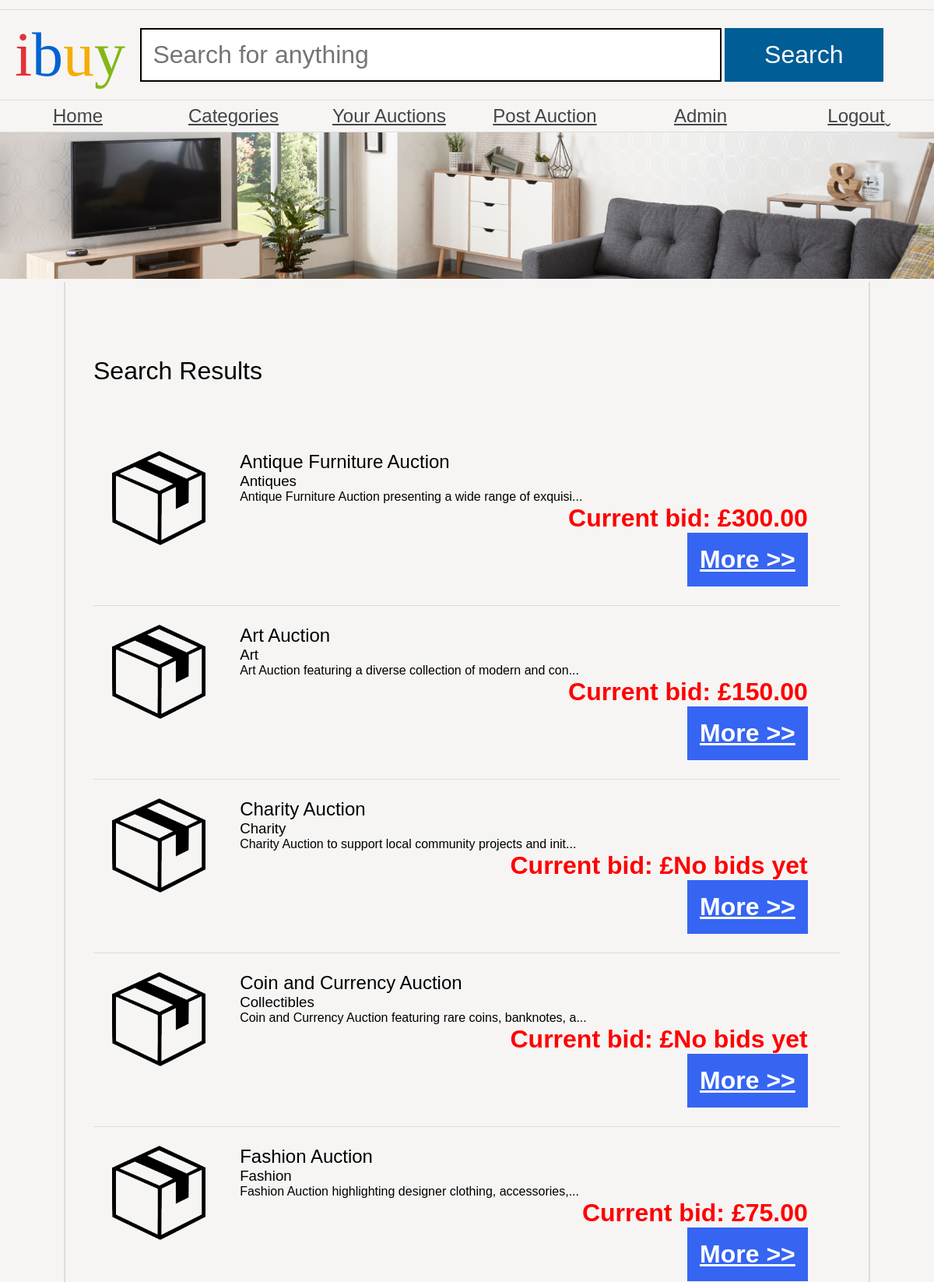
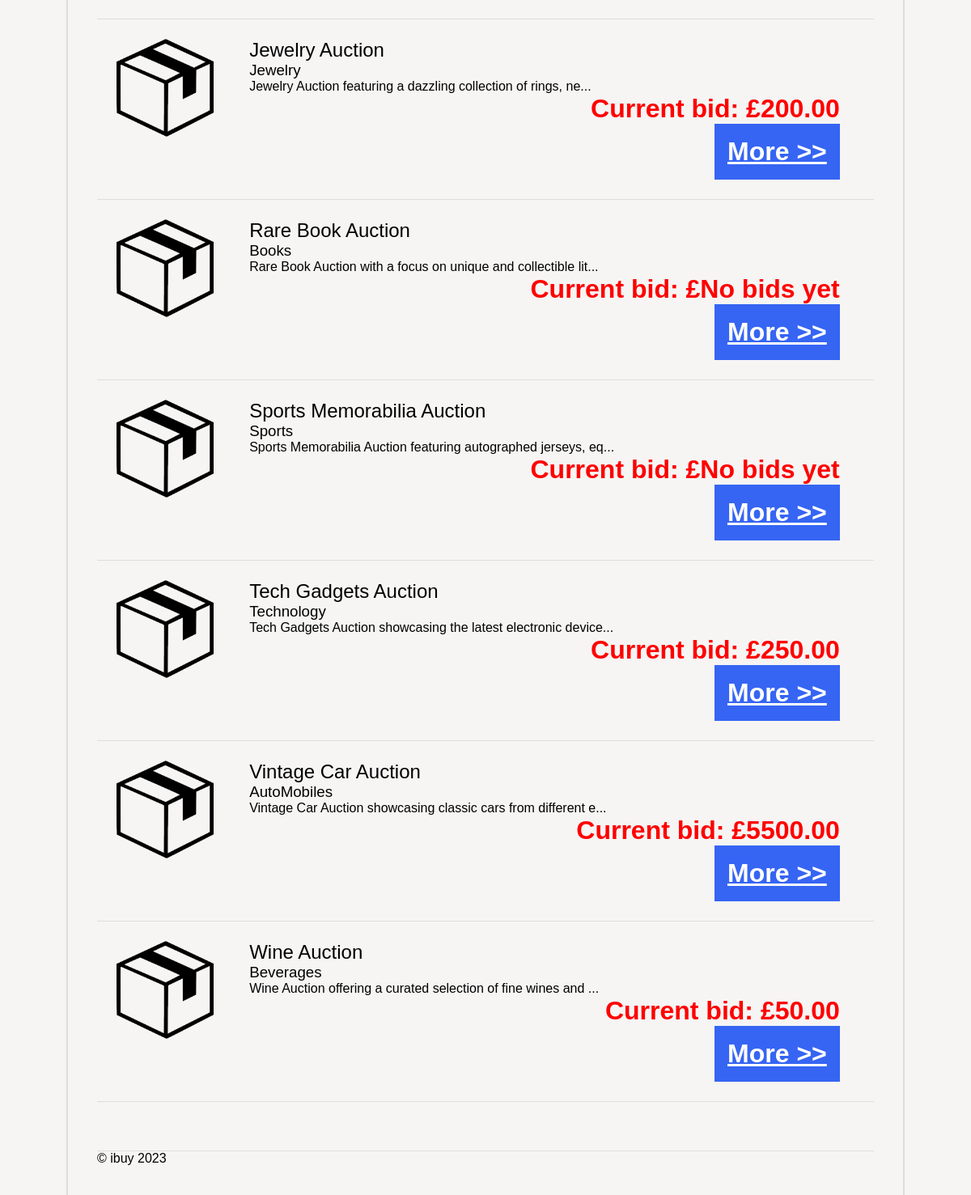
Screenshot of /browse_products.php (signed in) with the database file from the repository (2 pictures, top to bottom).
### tables this page shows
CREATE TABLE `auctions` (
  `auction_name` VARCHAR(90) NOT NULL PRIMARY KEY,
  `auctioneer` VARCHAR(90) DEFAULT NULL,
  `auctionDate` DATE DEFAULT NULL,
  `auction_end_time` TIMESTAMP DEFAULT NULL,  
  `categoryName` VARCHAR(20) DEFAULT NULL,
  `Description` LONGTEXT
);

### browse_products.php (the view, shortened to what this page needs)
<?php
require('dataconnection/configuration.php');
$searchTerm = $_GET['search'] ?? '';
$categoryName = $_GET['category'] ?? '';
$sql = "SELECT a.* FROM auctions AS a
        INNER JOIN categories AS c ON a.categoryName = c.categoryName
        WHERE (a.auction_name LIKE :searchTerm OR a.Description LIKE :searchTerm)
        AND (BINARY c.categoryName = :categoryName OR :categoryName = '')";
$stmt = $pdo->prepare($sql);
$stmt->bindValue(':searchTerm', "%$searchTerm%", PDO::PARAM_STR);
$stmt->bindValue(':categoryName', $categoryName, PDO::PARAM_STR);
$stmt->execute();
$products = $stmt->fetchAll(PDO::FETCH_ASSOC);
?>
<!DOCTYPE html>
<html>
<head>
    <link rel="stylesheet" href="ibuy.css" />
</head>
<body>
<header>
    <h1><span class="i">i</span><span class="b">b</span><span class="u">u</span><span class="y">y</span></h1>
    <form action="browse_products.php" method="get">
        <input type="text" name="search" placeholder="Search for anything" />
        <input type="submit" name="submit" value="Search" />
    </form>
</header>
<nav>
    <ul>
        <li><a class="categoryLink" href="user_dashboard.php">Home</a></li>
        <li class="dropdown">
            <a href="#" class="categoryLink">Categories</a>
        </li>
            <li><a class="categoryLink" href="user_auctions.php">Your Auctions</a></li>
            <li><a class="categoryLink" href="post_auction.php">Post Auction</a></li>
            <li><a class="categoryLink" href="\Admin\adminlogin.php">Admin</a></li>
            <li><a class="categoryLink" href="logout.php">Logout</a></li>
        </ul>
    </nav>
<img src="banners/1.jpg" alt="Banner" />
<main>
    <h1>Search Results</h1>
    <ul class="productList">
        <?php foreach ($products as $product) { ?>
            <li>
                <img src="product.png" alt="<?php echo htmlspecialchars($product['auction_name']); ?>" />
                <article>
                    <h2><?php echo htmlspecialchars($product['auction_name']); ?></h2>
                    <h3><?php echo getCategoryName($product['categoryName'], $pdo); ?></h3>
                    <?php
                    $description = $product['Description'];
                    $maxDescriptionLength = 60;
                    if (strlen($description) > $maxDescriptionLength) {
                        $shortenedDescription = substr($description, 0, $maxDescriptionLength) . '...';
                        echo '<p>' . htmlspecialchars($shortenedDescription) . '</p>';
                    } else {
                        echo '<p>' . htmlspecialchars($description) . '</p>';
                    }
                    $currentBid = getCurrentBidAmount($product['auction_name'], $pdo);
                    echo '<p class="price">Current bid: £' . htmlspecialchars($currentBid) . '</p>';
                    ?>
                    <a href="auction_details.php?auction_name=<?php echo urlencode($product['auction_name']); ?>" class="more auctionLink">More &gt;&gt;</a>
                </article>
            </li>
        <?php } ?>
    </ul>
<?php
function getCategoryName($categoryName, $pdo) {
    $query = "SELECT categoryName FROM categories WHERE categoryName = :categoryName";
    $stmt = $pdo->prepare($query);
    $stmt->bindParam(':categoryName', $categoryName, PDO::PARAM_STR);
    $stmt->execute();
    $result = $stmt->fetch(PDO::FETCH_ASSOC);
    return $result['categoryName'];
}
function getCurrentBidAmount($auctionName, $pdo) {
    $query = "SELECT MAX(bidAmount) AS currentBid FROM bids WHERE auction_name = :auctionName";
    $stmt = $pdo->prepare($query);
    $stmt->bindParam(':auctionName', $auctionName, PDO::PARAM_STR);
    $stmt->execute();
    $result = $stmt->fetch(PDO::FETCH_ASSOC);
    if ($result['currentBid']) {
        return $result['currentBid'];
    } else {
        return 'No bids yet';
    }
}
?>
        <footer>
        &copy; ibuy <?php echo date("Y"); ?>
    </footer>
    </main>
</body>
</html>

### ibuy.css (style rules this page uses)
* { margin: 0; padding: 0; }
body { font-family: 'Oxygen-Regular', sans-serif; background-color: #f6f5f4; max-width: 100vw; overflow-x: hidden; }
h1, h2, h3, h4 { font-weight: normal; }
a, a:visited { color: #444; }
header { margin-top: 1vw; font-family: 'Univers-Light-Normal'; display: grid; grid-template-columns: 15% 85%; align-items: center; padding-top: 1vw; padding-bottom: 1vw; border-top: 1px solid #ddd; border-bottom: 1px solid #ddd; }
header h1 { text-align: center; font-size: 5em; }
form { display: block; }
header form input[type=text] { border: 3px solid black; font-size: 2em; padding: 0.5em; width: 70%; }
body > img { width: 100vw; }
header form input[type=submit] { background-color: #005d96; color: white; width: 20%; font-size: 2em; padding: 0.5em; cursor: pointer; border: 0; }
header .i { color: #e43137; }
header .b { color: #0063d1; }
header .u { color: #f4ae01; }
header .y { color: #85b716; }
body > nav { border-bottom: 1px solid #ddd; }
body > nav ul li:last-child a:after { content: 'ˬ'; position: absolute; }
body > nav ul { display: flex; width: 100vw; list-style-type: none; }
body > nav ul li { flex: 1; }
body > nav ul li a { display: block; text-align: center; padding-top: 0.5vw; padding-bottom: 0.5vw; font-size: 1.5em; }
.productList { list-style-type: none; }
.productList li { padding: 2vw; border-bottom: 1px solid #ddd; display: grid; grid-template-columns: 18% 80%; }
.productList img { width: auto; display: block; max-width: 10vw; }
p.price { display: block; text-align: right; font-weight: bold; font-size: 2em; }
a.more { display: block; text-align: right; font-weight: bold; float: right; background-color: #3665f3; color: white; font-size: 2em; padding: 0.5em; cursor: pointer; }
main { padding: 3vw; display: block; overflow: hidden; width: 80vw; margin: auto; border-left: 2px solid #ddd; border-right: 2px solid #ddd; }
main h1 { margin-top: 5vw; margin-bottom: 5vw; }
.price { color: red; }
footer { margin-top: 5vw; border-top: 1px solid #ddd; }

### browse_products.php (style rules this page uses)
.dropdown { position: relative; display: inline-block; }
header form input[type=submit] { background-color: #005d96; color: white; width: 20%; font-size: 2em; padding: 0.5em; cursor: pointer; border: 0; }
header form input[type="text"] { border: 2px solid black; font-size: 2em; padding: 0.45em; width: 70%; }

### rows the page displays
auctions: auction_name "Antique Furniture Auction", categoryName "Antiques", Description "Antique Furniture Auction presenting a wide range of exquisi...", currentBid "300.00"
auctions: auction_name "Art Auction", categoryName "Art", Description "Art Auction featuring a diverse collection of modern and con...", currentBid "150.00"
auctions: auction_name "Charity Auction", categoryName "Charity", Description "Charity Auction to support local community projects and init...", currentBid "No bids yet"
auctions: auction_name "Coin and Currency Auction", categoryName "Collectibles", Description "Coin and Currency Auction featuring rare coins, banknotes, a...", currentBid "No bids yet"
auctions: auction_name "Fashion Auction", categoryName "Fashion", Description "Fashion Auction highlighting designer clothing, accessories,...", currentBid "75.00"
auctions: auction_name "Jewelry Auction", categoryName "Jewelry", Description "Jewelry Auction featuring a dazzling collection of rings, ne...", currentBid "200.00"
auctions: auction_name "Rare Book Auction", categoryName "Books", Description "Rare Book Auction with a focus on unique and collectible lit...", currentBid "No bids yet"
auctions: auction_name "Sports Memorabilia Auction", categoryName "Sports", Description "Sports Memorabilia Auction featuring autographed jerseys, eq...", currentBid "No bids yet"
auctions: auction_name "Tech Gadgets Auction", categoryName "Technology", Description "Tech Gadgets Auction showcasing the latest electronic device...", currentBid "250.00"
auctions: auction_name "Vintage Car Auction", categoryName "AutoMobiles", Description "Vintage Car Auction showcasing classic cars from different e...", currentBid "5500.00"
auctions: auction_name "Wine Auction", categoryName "Beverages", Description "Wine Auction offering a curated selection of fine wines and ...", currentBid "50.00"
